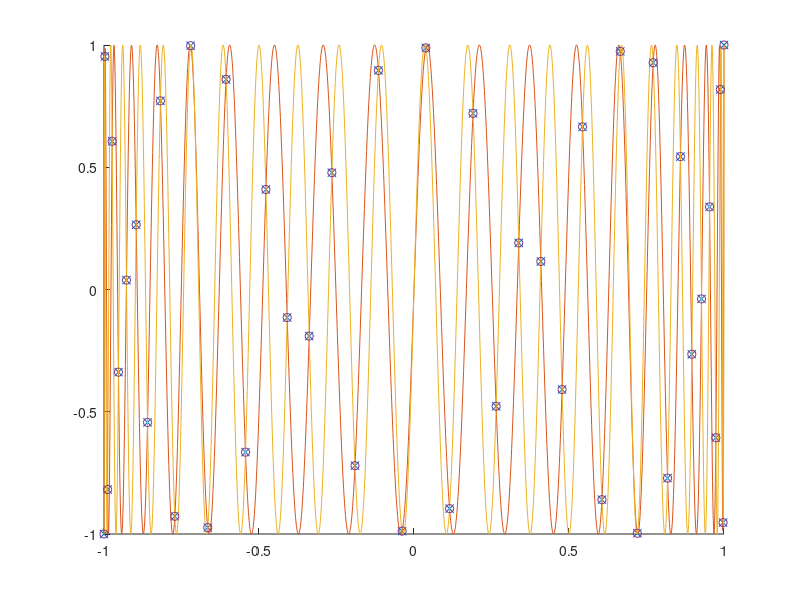

Recreate this plot in MATLAB.
n=41;
x=-cos((0:n)/n*pi);
% x=-1:2/(n):1;
% y1=x;
% y1=@(x) exp(x);
% y1=@(x) sin(pi*(x-0.1));
% y1=@(x) 1./(1+25*x.^2);
% y1=@(x) 1./(1+x.^2);
% y1=@(x) abs(x);
y1=@(x) sin(x*pi);
a=[];
%% cheb basis
T=cos([0:n]'*acos(x));
% a=T\exp(x')
a=T'\(y1(x)'); cond(T')
x2=-1:2/n/2:1;
y2=a'*cos([0:n]'*acos(x2));
a(end)
%% monomial basis
A=vander(x);
% a=T\exp(x')
a=A\(y1(x)'); cond(A)
A2=vander(x2);
y3=A2(:,end-n:end)*(a);

a(end)
%%
clf;
semilogy(abs(a))
% loglog((abs(a2)))
%%
yy1=[y1(x),fliplr(y1(x))]; yy1(n+2)=[]; yy1(end)=[];
a2=fft(yy1)/length(yy1)*2; a2(1)=a2(1)/2; a2(2:2:end)=a2(2:2:end)*-1;
% a2(1:n)-a(1:n)' % 1e-15 for exp so almost the same

clf;
semilogy(abs(a2))
% loglog((abs(a2)));
% loglog((abs(a2)));
hold on;
% loglog([1:n].^(-2));

%%


%
clf;
plot(x2,y1(x2),'-'); hold on;
plot(x2,y2,'-x')
plot(x2,y3,'-o')
%%
clf;
plot(y2-y1(x2))

%%
semilogy(abs(a),'-x')

%%
clf;x2=-1:0.001:1; hold on;
plot(x,cos(37*acos(x)),'x'); 
plot(x2,cos(37*acos(x2)),'-'); 
plot(x2,cos(45*acos(x2)),'-'); 

plot(x,cos(45*acos(x)),'o')
